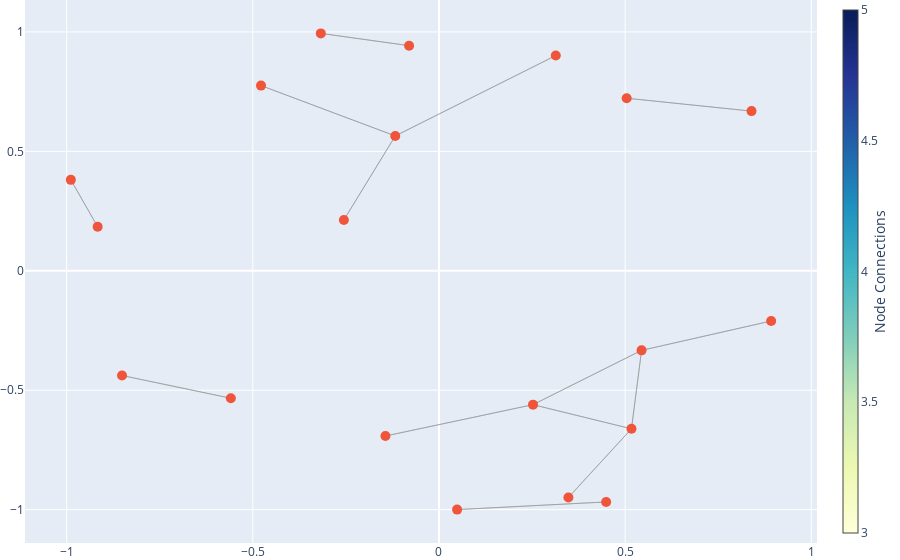

This figure's notebook cell:
### Code cell
# Create a directed graph
G = nx.DiGraph()

# Add nodes and edges from association rules
for idx, row in rules.iterrows():
    G.add_node(tuple(row['antecedents']), color='skyblue')
    G.add_node(tuple(row['consequents']), color='orange')
    G.add_edge(tuple(row['antecedents']), tuple(row['consequents']), weight=row['support'])

# Set node positions using a spring layout
pos = nx.spring_layout(G)

# Create an interactive plot using plotly
edge_x = []
edge_y = []
for edge in G.edges(data=True):
    x0, y0 = pos[edge[0]]
    x1, y1 = pos[edge[1]]
    edge_x.append(x0)
    edge_x.append(x1)
    edge_x.append(None)
    edge_y.append(y0)
    edge_y.append(y1)
    edge_y.append(None)

edge_trace = go.Scatter(
    x=edge_x, y=edge_y,
    line=dict(width=0.5, color='#888'),
    hoverinfo='none',
    mode='lines')

node_x = []
node_y = []
for node in G.nodes():
    x, y = pos[node]
    node_x.append(x)
    node_y.append(y)

node_trace = go.Scatter(
    x=node_x, y=node_y,
    mode='markers',
    hoverinfo='text',
    marker=dict(
        showscale=True,
        colorscale='YlGnBu',
        size=10,
        colorbar=dict(
            thickness=15,
            title='Node Connections',
            xanchor='left',
            titleside='right'
        )
    )
)

# Customize the layout
layout = go.Layout(
    showlegend=False,
    hovermode='closest',
    margin=dict(b=0, l=0, r=0, t=0),
)

# Create the figure
fig = go.Figure(data=[edge_trace, node_trace], layout=layout)

# Show the interactive graph
fig.show()

### Figure 1 — Plotly figure (JSON) as saved in the notebook; plotly's stock layout.template omitted (floating-point values rounded to 4 significant figures)
{"data": [{"hoverinfo": "none", "line": {"color": "#888", "width": 0.5}, "mode": "lines", "type": "scatter", "x": [-0.2554, -0.1174, null, -0.1174, -0.2554, null, -0.1174, 0.3137, null, -0.1174, -0.478, null, 0.3137, -0.1174, null, -0.478, -0.1174, null, -0.8513, -0.559, null, -0.559, -0.8513, null, 0.8394, 0.5041, null, 0.5041, 0.8394, null, -0.9887, -0.9167, null, -0.9167, -0.9887, null, 0.04867, 0.4489, null, 0.4489, 0.04867, null, -0.08031, -0.3174, null, -0.3174, -0.08031, null, 0.2526, 0.5441, null, 0.2526, 0.517, null, 0.2526, -0.1438, null, 0.5441, 0.2526, null, 0.5441, 0.517, null, 0.5441, 0.8921, null, 0.517, 0.2526, null, 0.517, 0.5441, null, 0.517, 0.3476, null, 0.3476, 0.517, null, 0.8921, 0.5441, null, -0.1438, 0.2526, null], "y": [0.2129, 0.5646, null, 0.5646, 0.2129, null, 0.5646, 0.9012, null, 0.5646, 0.7754, null, 0.9012, 0.5646, null, 0.7754, 0.5646, null, -0.4385, -0.5337, null, -0.5337, -0.4385, null, 0.6686, 0.7225, null, 0.7225, 0.6686, null, 0.3808, 0.1844, null, 0.1844, 0.3808, null, -1, -0.968, null, -0.968, -1, null, 0.9426, 0.994, null, 0.994, 0.9426, null, -0.5606, -0.3333, null, -0.5606, -0.6618, null, -0.5606, -0.6918, null, -0.3333, -0.5606, null, -0.3333, -0.6618, null, -0.3333, -0.2103, null, -0.6618, -0.5606, null, -0.6618, -0.3333, null, -0.6618, -0.9491, null, -0.9491, -0.6618, null, -0.2103, -0.3333, null, -0.6918, -0.5606, null]}, {"hoverinfo": "text", "marker": {"colorbar": {"thickness": 15, "title": {"side": "right", "text": "Node Connections"}, "xanchor": "left"}, "colorscale": [[0, "rgb(255,255,217)"], [0.125, "rgb(237,248,177)"], [0.25, "rgb(199,233,180)"], [0.375, "rgb(127,205,187)"], [0.5, "rgb(65,182,196)"], [0.625, "rgb(29,145,192)"], [0.75, "rgb(34,94,168)"], [0.875, "rgb(37,52,148)"], [1, "rgb(8,29,88)"]], "showscale": true, "size": 10}, "mode": "markers", "type": "scatter", "x": [-0.2554, -0.1174, 0.3137, -0.478, -0.8513, -0.559, 0.8394, 0.5041, -0.9887, -0.9167, 0.04867, 0.4489, -0.08031, -0.3174, 0.2526, 0.5441, 0.517, 0.3476, 0.8921, -0.1438], "y": [0.2129, 0.5646, 0.9012, 0.7754, -0.4385, -0.5337, 0.6686, 0.7225, 0.3808, 0.1844, -1, -0.968, 0.9426, 0.994, -0.5606, -0.3333, -0.6618, -0.9491, -0.2103, -0.6918]}], "layout": {"hovermode": "closest", "margin": {"b": 0, "l": 0, "r": 0, "t": 0}, "showlegend": false}}
